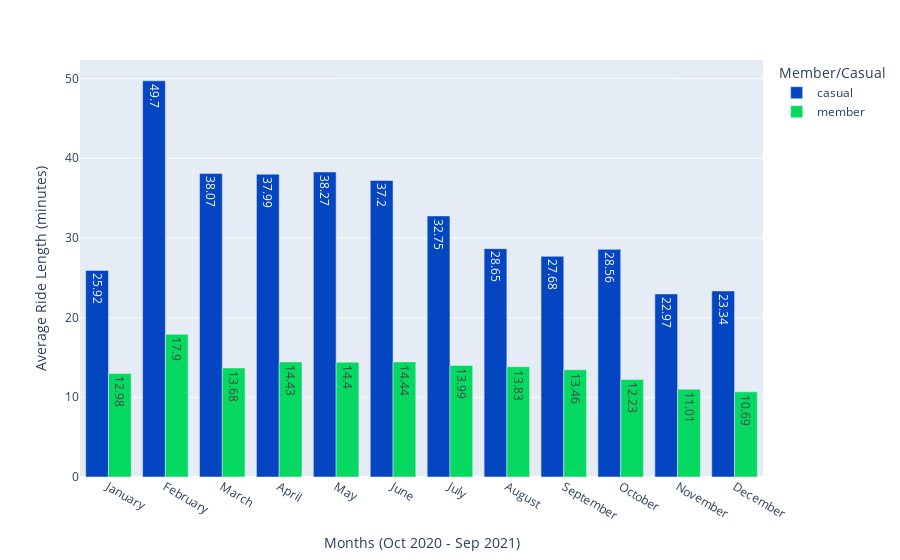

The cell this chart's notebook holds for it:
### Code cell
fig_5 = round(df.groupby(['year', 'month', 'member_casual'], as_index=False).mean(),2).dropna()

px.bar(fig_5, x = 'month', y = 'ride_length',
        color = 'member_casual',
        barmode='group',
        text = 'ride_length', 
        labels = {'ride_length': 'Average Ride Length (minutes)', 'member_casual': 'Member/Casual', 'month': 'Months (Oct 2020 - Sep 2021)'},
        hover_name = 'member_casual', hover_data = {'member_casual': False, 'ride_length': True}, 
        color_discrete_map = {'casual': '#0446c2', 'member': '#05d961'})

### Figure 1 — Plotly figure (JSON) as saved in the notebook; plotly's stock layout.template omitted (floating-point values rounded to 4 significant figures)
{"data": [{"alignmentgroup": "True", "customdata": [["casual"], ["casual"], ["casual"], ["casual"], ["casual"], ["casual"], ["casual"], ["casual"], ["casual"], ["casual"], ["casual"], ["casual"]], "hovertemplate": "<b>%{hovertext}</b><br><br>Months (Oct 2020 - Sep 2021)=%{x}<br>Average Ride Length (minutes)=%{text}<extra></extra>", "hovertext": ["casual", "casual", "casual", "casual", "casual", "casual", "casual", "casual", "casual", "casual", "casual", "casual"], "legendgroup": "casual", "marker": {"color": "#0446c2", "pattern": {"shape": ""}}, "name": "casual", "offsetgroup": "casual", "orientation": "v", "showlegend": true, "text": [25.92, 49.7, 38.07, 37.99, 38.27, 37.2, 32.75, 28.65, 27.68, 28.56, 22.97, 23.34], "textposition": "auto", "type": "bar", "x": ["January", "February", "March", "April", "May", "June", "July", "August", "September", "October", "November", "December"], "xaxis": "x", "y": [25.92, 49.7, 38.07, 37.99, 38.27, 37.2, 32.75, 28.65, 27.68, 28.56, 22.97, 23.34], "yaxis": "y"}, {"alignmentgroup": "True", "customdata": [["member"], ["member"], ["member"], ["member"], ["member"], ["member"], ["member"], ["member"], ["member"], ["member"], ["member"], ["member"]], "hovertemplate": "<b>%{hovertext}</b><br><br>Months (Oct 2020 - Sep 2021)=%{x}<br>Average Ride Length (minutes)=%{text}<extra></extra>", "hovertext": ["member", "member", "member", "member", "member", "member", "member", "member", "member", "member", "member", "member"], "legendgroup": "member", "marker": {"color": "#05d961", "pattern": {"shape": ""}}, "name": "member", "offsetgroup": "member", "orientation": "v", "showlegend": true, "text": [12.98, 17.9, 13.68, 14.43, 14.4, 14.44, 13.99, 13.83, 13.46, 12.23, 11.01, 10.69], "textposition": "auto", "type": "bar", "x": ["January", "February", "March", "April", "May", "June", "July", "August", "September", "October", "November", "December"], "xaxis": "x", "y": [12.98, 17.9, 13.68, 14.43, 14.4, 14.44, 13.99, 13.83, 13.46, 12.23, 11.01, 10.69], "yaxis": "y"}], "layout": {"barmode": "group", "legend": {"title": {"text": "Member/Casual"}, "tracegroupgap": 0}, "margin": {"t": 60}, "xaxis": {"anchor": "y", "domain": [0.0, 1.0], "title": {"text": "Months (Oct 2020 - Sep 2021)"}}, "yaxis": {"anchor": "x", "domain": [0.0, 1.0], "title": {"text": "Average Ride Length (minutes)"}}}}
